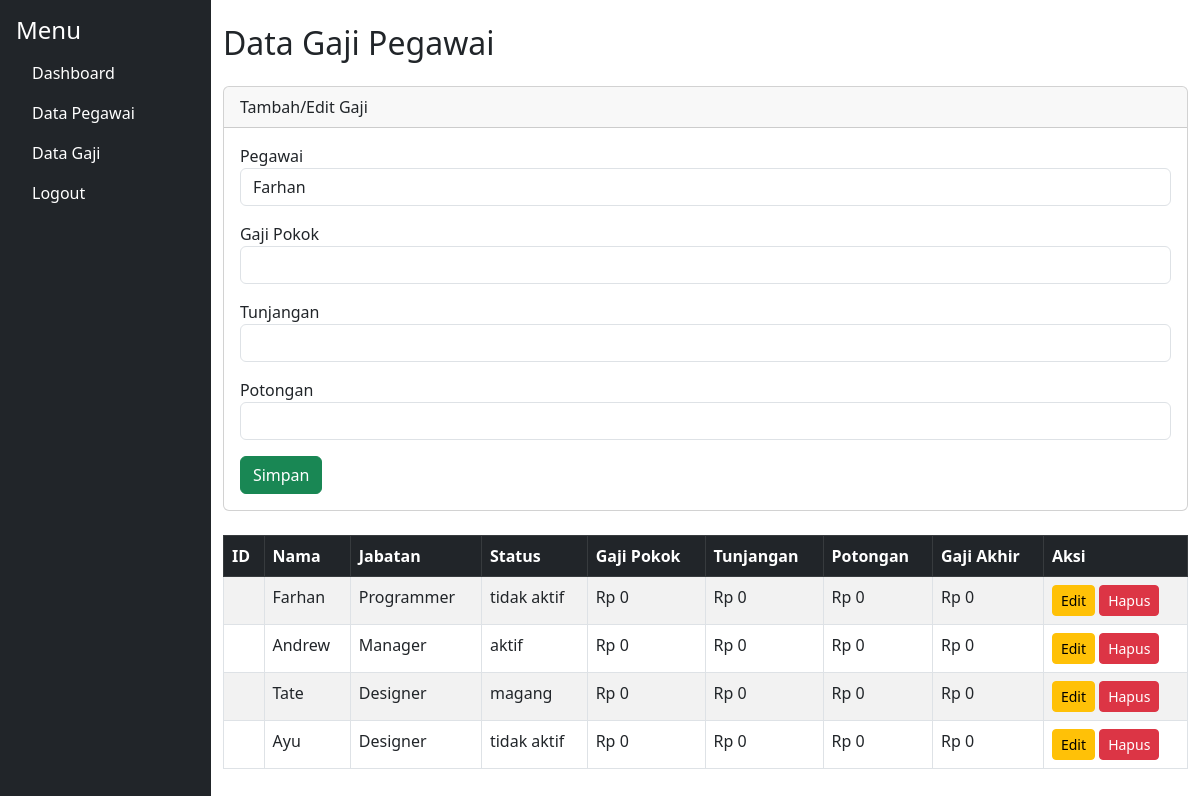
The page /gaji.php on the database its author committed.
### tables this page shows
CREATE TABLE `pegawai` (
  `id` int(11) NOT NULL,
  `nama` varchar(100) NOT NULL,
  `jenis_kelamin` enum('Laki-laki','Perempuan') DEFAULT NULL,
  `alamat` text DEFAULT NULL,
  `nomor_hp` varchar(15) NOT NULL,
  `email` varchar(100) NOT NULL,
  `jabatan` varchar(50) NOT NULL,
  `status` enum('aktif','tidak aktif','magang') NOT NULL
);

### gaji.php (the view, shortened to what this page needs)
<?php
include 'config.php';
$id = $id_pegawai = $gaji_pokok = $tunjangan = $potongan = '';
$pegawai = mysqli_query($conn, "SELECT * FROM pegawai");
$query = "SELECT g.id, p.nama, p.jabatan, p.status, g.gaji_pokok, g.tunjangan, g.potongan,
                 (g.gaji_pokok + g.tunjangan - g.potongan) AS gaji_bersih
          FROM pegawai p
          LEFT JOIN gaji g ON p.id = g.id_pegawai";
$result = mysqli_query($conn, $query);
?>
<!DOCTYPE html>
<html>
<head>
    <link rel="stylesheet" href="https://cdn.jsdelivr.net/npm/bootstrap@5.3.0/dist/css/bootstrap.min.css">
</head>
<body>
    <div class="d-flex">
        <div class="sidebar bg-dark text-white p-3" style="width: 250px; height: 100vh;">
            <h4>Menu</h4>
            <ul class="nav flex-column">
                <li class="nav-item"><a class="nav-link text-white" href="dashboard.php">Dashboard</a></li>
                <li class="nav-item"><a class="nav-link text-white" href="pegawai.php">Data Pegawai</a></li>
                <li class="nav-item"><a class="nav-link text-white active" href="gaji.php">Data Gaji</a></li>
                <li class="nav-item"><a class="nav-link text-white" href="logout.php">Logout</a></li>
            </ul>
        </div>
        <div class="container mt-4">
            <h2 class="mb-4">Data Gaji Pegawai</h2>
            <div class="card mb-4">
                <div class="card-header">Tambah/Edit Gaji</div>
                <div class="card-body">
                    <form method="POST" action="gaji.php">
                        <div class="mb-3">
                            <label>Pegawai</label>
                            <select name="id_pegawai" class="form-control" required>
                                <?php
                                mysqli_data_seek($pegawai, 0);
                                while ($p = mysqli_fetch_assoc($pegawai)) { ?>
                                    <option value="<?php echo $p['id']; ?>"
                                        <?php echo ($p['id'] == $id_pegawai) ? 'selected' : ''; ?>>
                                        <?php echo $p['nama']; ?>
                                    </option>
                                <?php } ?>
                            </select>
                        </div>
                        <div class="mb-3">
                            <label>Gaji Pokok</label>
                            <input type="number" name="gaji_pokok" class="form-control" value="<?php echo $gaji_pokok; ?>" required>
                        </div>
                        <div class="mb-3">
                            <label>Tunjangan</label>
                            <input type="number" name="tunjangan" class="form-control" value="<?php echo $tunjangan; ?>" required>
                        </div>
                        <div class="mb-3">
                            <label>Potongan</label>
                            <input type="number" name="potongan" class="form-control" value="<?php echo $potongan; ?>" required>
                        </div>
                        <button type="submit" class="btn btn-success">
                            <?php echo ($id) ? 'Update' : 'Simpan'; ?>
                        </button>
                    </form>
                </div>
            </div>
            <div class="table-responsive">
                <table class="table table-bordered table-striped">
                    <thead class="table-dark">
                        <tr>
                            <th>ID</th>
                            <th>Nama</th>
                            <th>Jabatan</th>
                            <th>Status</th>
                            <th>Gaji Pokok</th>
                            <th>Tunjangan</th>
                            <th>Potongan</th>
                            <th>Gaji Akhir</th>
                            <th>Aksi</th>
                        </tr>
                    </thead>
                    <tbody>
                        <?php while ($row = mysqli_fetch_assoc($result)) { ?>
                            <tr>
                                <td><?php echo $row['id']; ?></td>
                                <td><?php echo $row['nama']; ?></td>
                                <td><?php echo $row['jabatan']; ?></td>
                                <td><?php echo $row['status']; ?></td>
                                <td>Rp <?php echo number_format($row['gaji_pokok'], 0, ',', '.'); ?></td>
                                <td>Rp <?php echo number_format($row['tunjangan'], 0, ',', '.'); ?></td>
                                <td>Rp <?php echo number_format($row['potongan'], 0, ',', '.'); ?></td>
                                <td>Rp <?php echo number_format($row['gaji_bersih'], 0, ',', '.'); ?></td>
                                <td>
                                    <a href="gaji.php?edit=<?php echo $row['id']; ?>" class="btn btn-warning btn-sm">Edit</a>
                                    <a href="gaji.php?hapus=<?php echo $row['id']; ?>" class="btn btn-danger btn-sm" onclick="return confirm('Apakah Anda yakin ingin menghapus?');">Hapus</a>
                                </td>
                            </tr>
                        <?php } ?>
                    </tbody>
                </table>
            </div>
        </div>
    </div>
</body>
</html>

### rows shown on the page
pegawai: nama "Farhan", jabatan "Programmer", status "tidak aktif", gaji_pokok "0", tunjangan "0", potongan "0", gaji_bersih "0"
pegawai: nama "Andrew", jabatan "Manager", status "aktif", gaji_pokok "0", tunjangan "0", potongan "0", gaji_bersih "0"
pegawai: nama "Tate", jabatan "Designer", status "magang", gaji_pokok "0", tunjangan "0", potongan "0", gaji_bersih "0"
pegawai: nama "Ayu", jabatan "Designer", status "tidak aktif", gaji_pokok "0", tunjangan "0", potongan "0", gaji_bersih "0"

### other values the page prints
form field id_pegawai "Farhan"
